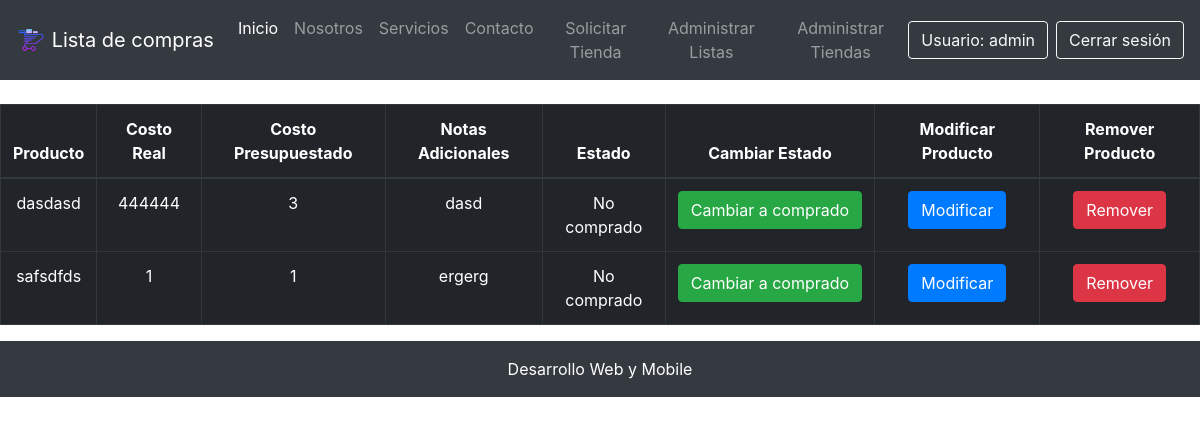
Before: /listar-productos/9/ (signed in) with the older database file.
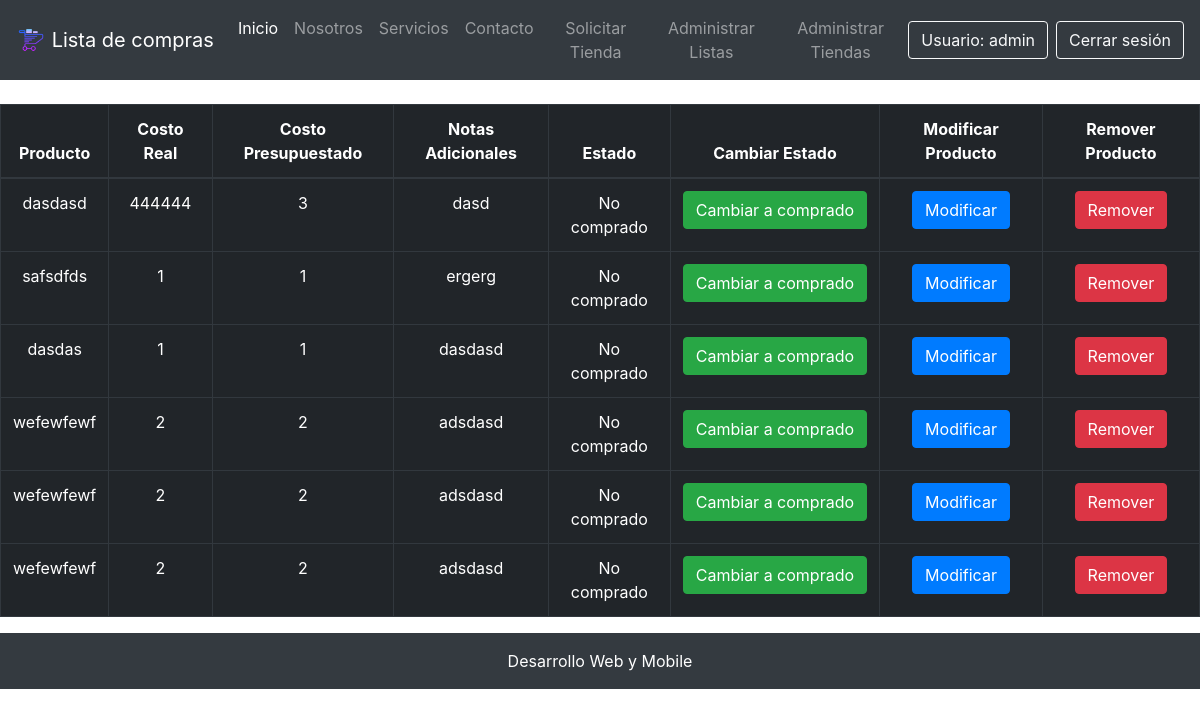
After: the same page with the newer database file.
### core/models.py (models this page shows, shortened)
class Producto(models.Model):
    nombre = models.CharField(max_length=50)
    costo_real = models.IntegerField(verbose_name="Costo Real")
    costo_presupuestado = models.IntegerField(verbose_name="Costo Presupuestado")
    notas_adicionales = models.CharField( max_length=200, verbose_name="Notas Adicionales")
    estadoProducto = models.ForeignKey(EstadoProducto, on_delete=models.CASCADE, verbose_name="Estado Producto")
    lista = models.ForeignKey(Lista, on_delete=models.CASCADE)
    tienda = models.ForeignKey(Tienda, on_delete=models.CASCADE)

class EstadoProducto(models.Model):
    nombre = models.CharField(max_length=30, verbose_name="Estado Producto")

### core/views.py (the view)
# urls.py: path('listar-productos/<id>/', listar_productos, name="listar_productos"),
@login_required
def listar_productos(request, id):
    productos = Producto.objects.filter(lista=id)
    return render(request, 'core/listar_productos.html', {
        'productos': productos
    })

### core/templates/core/listar_productos.html
{% extends 'core/base.html' %}
{% load static %}
{% block contenido %}
<br>
<div class="table-responsive">
    <table class="table table-dark table-bordered table-hover table-condensed">
        <tr>
            <thead>
                <th class="text-center">Producto</th>
                <th class="text-center">Costo Real</th>
                <th class="text-center">Costo Presupuestado</th>
                <th class="text-center">Notas Adicionales</th>
                <th class="text-center">Estado</th>
                <th class="text-center">Cambiar Estado</th>
                <th class="text-center">Modificar Producto</th>
                <th class="text-center">Remover Producto</th>
            </thead>
        </tr>
        <tbody>
            {% for p in productos %}
            <tr>
                <td class="text-center">{{ p.nombre }}</td>
                <td class="text-center">{{ p.costo_real }}</td>
                <td class="text-center">{{ p.costo_presupuestado }}</td>
                <td class="text-center">{{ p.notas_adicionales }}</td>
                <td class="text-center">{{ p.estadoProducto.nombre }}</td>
                <td class="text-center">
                    {% if p.estadoProducto.id == 2 %}
                    <a href="{% url 'estado_comprado' p.id %}" class="btn btn-success">Cambiar a comprado</a>
                    {% else %}
                    <a href="{% url 'estado_nocomprado' p.id %}" class="btn btn-danger">Cambiar a No comprado</a>
                    {% endif %}
                </td>
                <td class="text-center">
                    <a href="{% url 'modificar_producto' p.id %}" class="btn btn-primary">Modificar</a>
                </td>
                <td class="text-center">
                    <a href="{% url 'eliminar_producto' p.id %}" class="btn btn-danger">Remover</a>
                </td>
            </tr>
            {% endfor %}
        </tbody>
    </table>
</div>
{% endblock contenido %}

### core/templates/core/base.html (shortened to what this page needs)
<!DOCTYPE html>
<html lang="en">
{% load pwa %}
<head>
    {% load static %}
    <link rel="stylesheet" href="{% static 'core/css/estilos.css' %}">
    <link rel="stylesheet" href="https://stackpath.bootstrapcdn.com/bootstrap/4.1.3/css/bootstrap.min.css"
>
</head>
<body>
    <header>
        <nav class="navbar navbar-expand-lg navbar-dark bg-dark sticky-top">
            <a class="navbar-brand" href="{% url 'home' %}">
                <img src="{% static 'core/img/carrito_icon.png' %}" width="30" height="30" class="d-inline-block align-top"
                    alt="">
                Lista de compras
            </a>
            <div class="collapse navbar-collapse" id="navbarNavAltMarkup">
                <div class="navbar-nav mr-auto ml-auto text-center">
                    <a class="nav-item nav-link active" href="{% url 'home' %}">Inicio</a>
                    <a class="nav-item nav-link" href="#">Nosotros</a>
                    <a class="nav-item nav-link" href="#">Servicios</a>
                    <a class="nav-item nav-link" href="#">Contacto</a>
                    {% if request.user.is_authenticated %}
                        <a class="nav-item nav-link" href="{% url 'agregar_tienda' %}">Solicitar Tienda</a>
                        <a class="nav-item nav-link" href="{% url 'listado_listas' %}">Administrar Listas</a>
                        {% if request.user.is_staff %}
                            <a class="nav-item nav-link" href="{% url 'listar_solicitud' %}">Administrar Tiendas</a>
                        {% endif %}
                    {% endif %}
                </div>
                <div class="d-flex flex-row justify-content-center">
                    {% if request.user.is_authenticated %}
                    <a href="" class="btn btn-outline-light mr-2">Usuario: {{ request.user.username }}</a>
                    <a class="btn btn-outline-light" href="{% url 'logout' %}">Cerrar sesión</a>
                    {% else %}
                    <a class="btn btn-outline-light mr-2" href="{% url 'login' %}">Login</a>
                    <a class="btn btn-outline-light" href="{% url 'register' %}">Registrate</a>
                    {% endif %}
                </div>
            </div>
        </nav>
    </header>
    <div class="contenido">
        {% block contenido %}
        {% endblock contenido %}
    </div>
    <footer class="page-footer font-small">
        <p class="text-center py-3 p-3 mb-2 bg-dark text-white">Desarrollo Web y Mobile</p>
    </footer>
</body>
</html>

### core/static/core/css/estilos.css (style rules this page uses)
* { margin: 0; padding: 0; }

Changed rows visible on the page:
added Producto: nombre "dasdas", costo_real "1", costo_presupuestado "1", notas_adicionales "dasdasd", estadoProducto.nombre "No comprado", shows "Cambiar a comprado"
added Producto: nombre "wefewfewf", costo_real "2", costo_presupuestado "2", notas_adicionales "adsdasd", estadoProducto.nombre "No comprado", shows "Cambiar a comprado"
added Producto: nombre "wefewfewf", costo_real "2", costo_presupuestado "2", notas_adicionales "adsdasd", estadoProducto.nombre "No comprado", shows "Cambiar a comprado"
added Producto: nombre "wefewfewf", costo_real "2", costo_presupuestado "2", notas_adicionales "adsdasd", estadoProducto.nombre "No comprado", shows "Cambiar a comprado"
